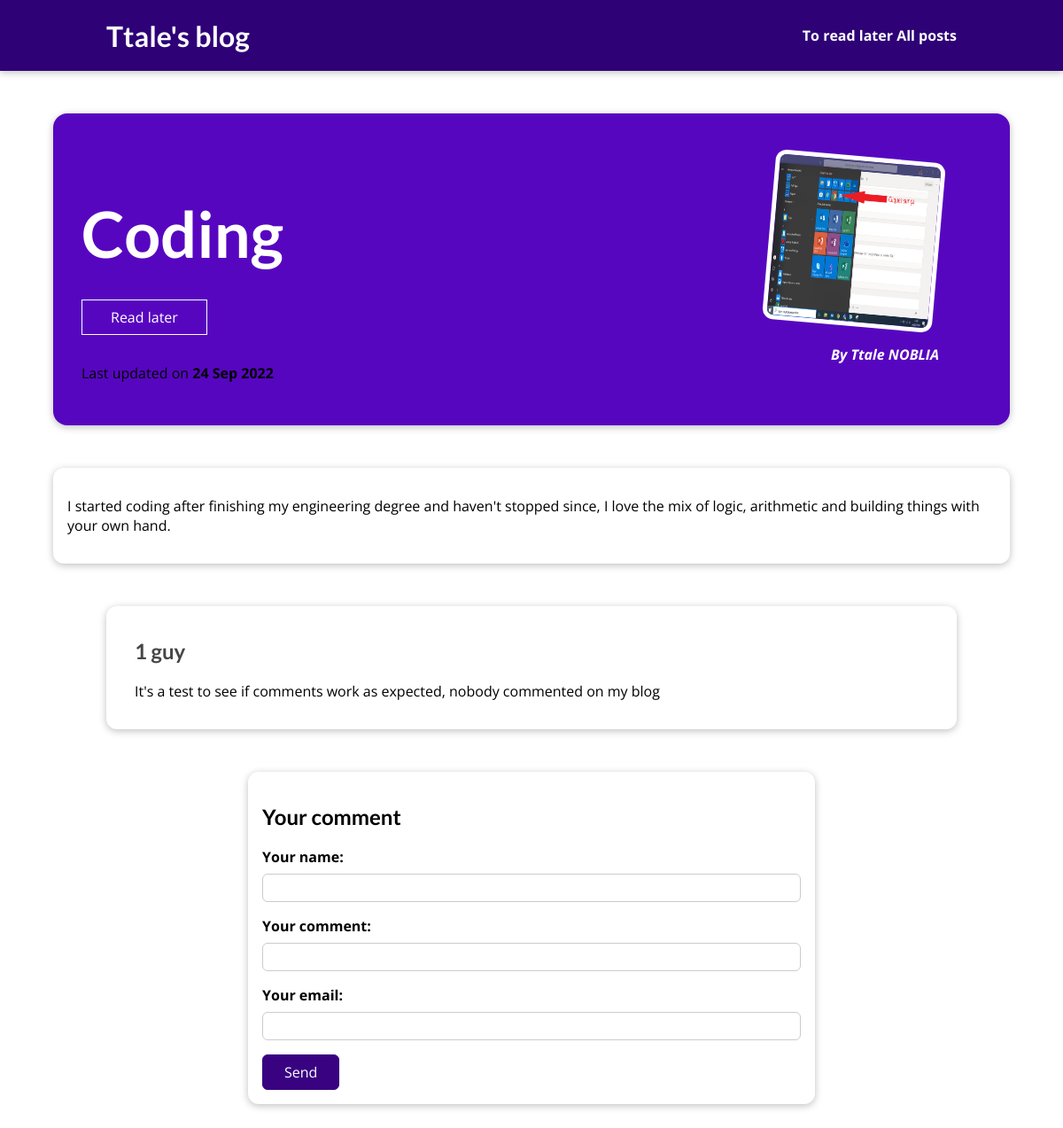
Page /posts/coding on the committed database.
### blog/models.py (models this page shows, shortened)
class PostModel(models.Model):
    author = models.ForeignKey(
        AuthorModel, on_delete=models.SET_NULL, null = True,related_name= "posts")
    title=  models.CharField(max_length = 50,default = '')
    excerpt = models.CharField(max_length = 200,default = '')
    image = models.ImageField(upload_to = "posts", null = True)
    date=  models.DateField(auto_now = True)
    slug = models.SlugField(unique = True, db_index = True)
    content = models.TextField(default = '')

class AuthorModel(models.Model):
    first_name = models.CharField(max_length = 50, default = '')
    last_name = models.CharField(max_length = 50, default = '')
    def __str__(self):
        return (self.first_name + ' ' + self.last_name)

class CommentModel(models.Model):
    author = models.CharField(max_length = 50)
    content = models.CharField(max_length = 300)
    author_mail = models.EmailField()
    post= models.ForeignKey(
        PostModel, on_delete=models.CASCADE, null = True,related_name= "comments")

### blog/views.py (the view, shortened to what this page needs)
# urls.py: path('posts/<slug:slug>',views.PostDetailView.as_view(), name = 'post-detail-page'),
class PostDetailView(View):
    def is_stored_post(self,request,post_id):
        stored_posts = request.session.get("stored_posts")
        if stored_posts is not None:
            is_saved_for_later = post_id in stored_posts
        else:
            is_saved_for_later = False
        return is_saved_for_later
    def get(self, request,slug):
        print('8')
        comment_form = CommentForm() #On a besoin de montrer le formulaire, sinon il n'apparaît pas
        identified_post = get_object_or_404(PostModel, slug=slug)
        comments =  CommentModel.objects.filter(post =  identified_post).order_by("-id")
        context = {
            'post' : identified_post,
            'comments' : comments,
            'comment_form': comment_form,
            'is_saved_for_later': self.is_stored_post(request,identified_post.id)}
        return render(request, "blog/post-detail.html",context)

### blog/forms.py
class CommentForm(forms.ModelForm):
    class Meta:
        model = CommentModel
        exclude = ['post']
        labels = {'author' : "Your name",
                  'content': "Your comment",
                  "author_mail" : "Your email"}

### blog/templates/blog/post-detail.html (shortened to what this page needs)
{% extends 'base.html' %}
{% load static %}
 {% block css_files %}
 <link rel="stylesheet" href="{% static 'blog/post-detail.css' %}">
 {% endblock css_files %}
 {% block content %}
 <section id = "summary">
     <h2>{{post.title}}</h2>
     <div id = 'read-later'>
         <form action="{% url 'read-later' %}" method = 'POST'>
            <button>
                {% if is_saved_for_later %}
                  Remove from read later list
                {% else %}
                  Read later
                {% endif %}
            </button>
         </form>
     </div>
     <article>
         <img src= "{{post.image.url}}" alt={{post.title}}>
         <address>By {{post.author}}</address>
     </article>
     <div>
         Last updated on <time> {{post.date|date:"d M Y"}} </time>
     </div>
 </section>
 <main>
    {{post.content|linebreaks}}
 </main>
<div>
    {% include "blog/includes/comments.html" %}
</div>
 {% endblock content %}

### blog/templates/blog/includes/comments.html (shortened to what this page needs)
<section id = "comments">
<ul>
    {% for comment in comments %}
    <li>
        <h2>{{comment.author}}</h2>
        <p>{{comment.content|linebreaks}}</p>
    </li>
    {% endfor %}
</ul>
</section>
<section id = 'comment-form'>
    <h2>Your comment</h2>
    <form action = "{% url 'post-detail-page' post.slug %}"method = 'POST' >
        {%for field in comment_form %}
            <div class = "form-control">
            {{field.label_tag}}
            {{field}}
            </div>
        {%endfor%}
        <button type = 'submit'>Send</button>
    </form>
</section>

### static/app.css (style rules this page uses)
* { box-sizing: border-box; }
html { font-family: 'Open Sans', 'Lato', sans-serif; }
body { margin: 0; }
h1, h2, h3 { font-family: 'Lato', sans-serif; font-weight: bold; }

### blog/static/blog/post-detail.css (style rules this page uses)
body { background-color: #ffffff; }
#summary { margin: 8rem auto 3rem auto; padding: 2rem; width: 90%; max-width: 90rem; border-radius: 16px; background-color: #5706c0; position: relative; box-shadow: 0 2px 8px rgba(0, 0, 0, 0.25); height: 22rem; }
#summary h2 { color: white; font-size: 4.5rem; margin-bottom: 0.25rem; }
#summary article { position: absolute; top: 2rem; right: 3rem; padding: 1rem 2rem; border-radius: 12px; text-align: right; color: white; }
#summary article img { width: 12rem; height: 12rem; border-radius: 12px; transform: rotateZ(5deg); border: 5px solid white; margin-bottom: 1rem; }
#summary address { font-weight: bold; }
#summary time { font-weight: bold; }
#read-later { margin: 2rem 0; }
#read-later button { background-color: transparent; border: 1px solid white; padding: 0.5rem 2rem; font: inherit; color: white; cursor: pointer; }
main { width: 90%; max-width: 90rem; margin: 3rem auto; background-color: rgb(255, 255, 255); padding: 1rem; border-radius: 12px; box-shadow: 0 2px 8px rgba(0, 0, 0, 0.25); }
#comment-form { margin: 3rem auto; width: 90%; max-width: 40rem; border-radius: 12px; background-color: white; box-shadow: 0 2px 8px rgba(0, 0, 0, 0.25); padding: 1rem; }
#comment-form button { font: inherit; background-color: #390281; color: white; border: 1px solid #390281; padding: 0.5rem 1.5rem; border-radius: 6px; cursor: pointer; }
.form-control { margin-bottom: 1rem; }
.form-control label { font-weight: bold; margin-bottom: 0.5rem; display: block; }
.form-control input, .form-control textarea { display: block; width: 100%; font: inherit; padding: 0.25rem; border-radius: 6px; border: 1px solid #ccc; }
#comments { margin: 3rem auto; width: 90%; max-width: 60rem; border-radius: 12px; background-color: white; box-shadow: 0 2px 8px rgba(0, 0, 0, 0.25); padding: 1rem 2rem; }
#comments ul { list-style: none; margin: 0; padding: 0; }
#comments li { margin-bottom: 1rem; border-bottom: 2px solid #ccc; }
#comments li:last-of-type { border-bottom: none; }
#comments h2 { color: #464646; }

### rows in the picture
PostModel: title "Coding", image (picture), author "Ttale NOBLIA", date "24 Sep 2022", content "I started coding after finishing my engineering degree and haven't stopped since, I love the mix of logic, arithmetic and building things with your own hand."
CommentModel: author "1 guy", content "It's a test to see if comments work as expected, nobody commented on my blog"

### other values in the picture
{{ field.label_tag }} "Your name:" "Your comment:" "Your email:"
